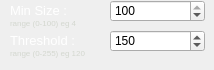
                       <widget class="QWidget" name="greenMehod1">
                        <property name="sizePolicy">
                         <sizepolicy hsizetype="Preferred" vsizetype="Fixed">
                          <horstretch>0</horstretch>
                          <verstretch>0</verstretch>
                         </sizepolicy>
                        </property>
                        <property name="minimumSize">
                         <size>
                          <width>0</width>
                          <height>40</height>
                         </size>
                        </property>
                        <widget class="QSpinBox" name="txtGreenThresh">
                         <property name="geometry">
                          <rect>
                           <x>110</x>
                           <y>30</y>
                           <width>95</width>
                           <height>22</height>
                          </rect>
                         </property>
                         <property name="maximum">
                          <number>255</number>
                         </property>
                         <property name="value">
                          <number>150</number>
                         </property>
                        </widget>
                        <widget class="QLabel" name="label_41">
                         <property name="geometry">
                          <rect>
                           <x>10</x>
                           <y>30</y>
                           <width>95</width>
                           <height>22</height>
                          </rect>
                         </property>
                         <property name="text">
                          <string>&lt;html&gt;&lt;head/&gt;&lt;body&gt;&lt;p&gt;&lt;span style=&quot; font-size:10pt; color:#ffffff;&quot;&gt;Threshold :&lt;/span&gt;&lt;/p&gt;&lt;/body&gt;&lt;/html&gt;</string>
                         </property>
                        </widget>
                        <widget class="QSpinBox" name="txtGreenMinSize">
                         <property name="geometry">
                          <rect>
                           <x>110</x>
                           <y>0</y>
                           <width>95</width>
                           <height>22</height>
                          </rect>
                         </property>
                         <property name="maximum">
                          <number>100</number>
                         </property>
                         <property name="value">
                          <number>100</number>
                         </property>
                        </widget>
                        <widget class="QLabel" name="label_42">
                         <property name="geometry">
                          <rect>
                           <x>10</x>
                           <y>0</y>
                           <width>95</width>
                           <height>22</height>
                          </rect>
                         </property>
                         <property name="text">
                          <string>&lt;html&gt;&lt;head/&gt;&lt;body&gt;&lt;p&gt;&lt;span style=&quot; font-size:10pt; color:#ffffff;&quot;&gt;Min Size :&lt;/span&gt;&lt;/p&gt;&lt;/body&gt;&lt;/html&gt;</string>
                         </property>
                        </widget>
                        <widget class="QLabel" name="label_58">
                         <property name="geometry">
                          <rect>
                           <x>10</x>
                           <y>15</y>
                           <width>95</width>
                           <height>16</height>
                          </rect>
                         </property>
                         <property name="autoFillBackground">
                          <bool>false</bool>
                         </property>
                         <property name="styleSheet">
                          <string notr="true">.QLabel{
background-color: rgba(0,0,0,0);
}</string>
                         </property>
                         <property name="text">
                          <string>&lt;html&gt;&lt;head/&gt;&lt;body&gt;&lt;p&gt;&lt;span style=&quot; font-size:6pt; color:#d3d7cf;&quot;&gt;range (0-100) eg 4&lt;/span&gt;&lt;/p&gt;&lt;/body&gt;&lt;/html&gt;</string>
                         </property>
                        </widget>
                        <widget class="QLabel" name="label_57">
                         <property name="geometry">
                          <rect>
                           <x>10</x>
                           <y>45</y>
                           <width>95</width>
                           <height>16</height>
                          </rect>
                         </property>
                         <property name="autoFillBackground">
                          <bool>false</bool>
                         </property>
                         <property name="styleSheet">
                          <string notr="true">.QLabel{
background-color: rgba(0,0,0,0);
}</string>
                         </property>
                         <property name="text">
                          <string>&lt;html&gt;&lt;head/&gt;&lt;body&gt;&lt;p&gt;&lt;span style=&quot; font-size:6pt; color:#d3d7cf;&quot;&gt;range (0-255) eg 120&lt;/span&gt;&lt;/p&gt;&lt;/body&gt;&lt;/html&gt;</string>
                         </property>
                        </widget>
                       </widget>
